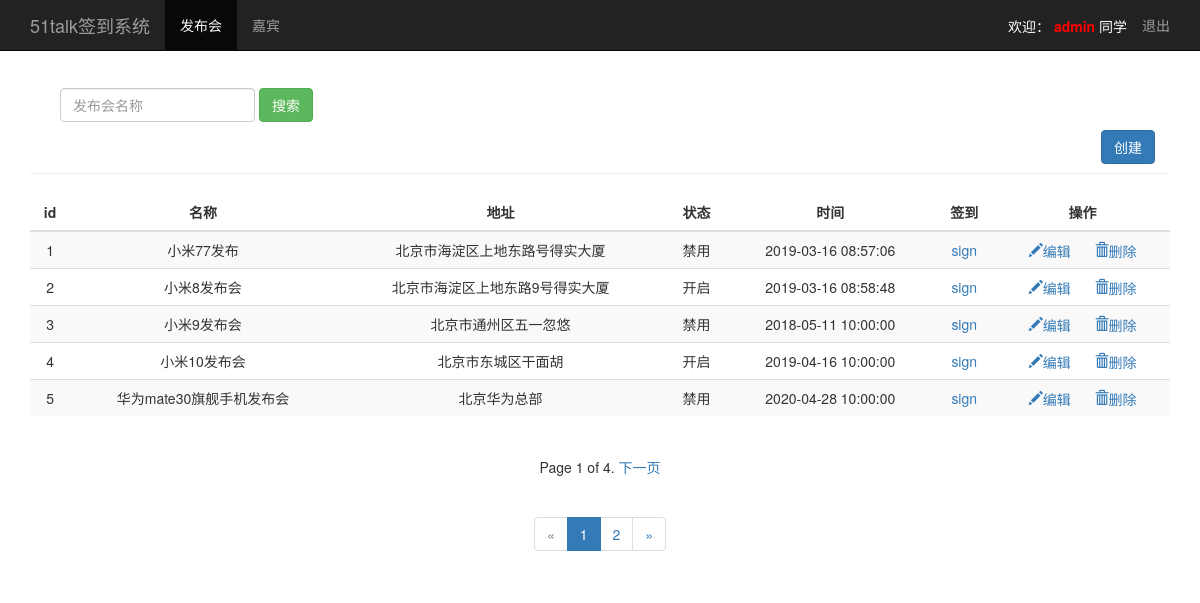
The page /event_manage/ (signed in) on the database its author committed.
### sign/models.py (models this page shows, shortened)
class Event(models.Model):
    name = models.CharField("发布会名称",max_length=100)
    limit = models.IntegerField("发布会人数")
    status = models.BooleanField("发布会状态")
    address = models.CharField("发布会地址",max_length=200)
    start_time = models.DateTimeField("发布会时间")
    create_time = models.DateTimeField(auto_now=True)
    class Meta:
        ordering = ['-id']

### sign/views.py (the view)
# urls.py: path('event_manage/',views.event_manage),
@login_required
def event_manage(request):
    username = request.session.get('user','')
    events = Event.objects.order_by('id') #按照id升序
    paginator = Paginator(events,5)
    paginator_count = paginator.count
    paginator_num_pages = paginator.num_pages
    l1 = []
    for n1 in range (1,paginator_num_pages+1):
        l1.append(n1)
    page = request.GET.get('page')
    try:
        contacts = paginator.page(page)
        print ("contacts---------->1",contacts)
    except PageNotAnInteger:
        contacts = paginator.page(1)
        print ("contacts---------->2",contacts)
    except EmptyPage:
        contacts = paginator.page(paginator.num_pages)
        print ("contacts---------->3",contacts)
    print("contacts---------->4", contacts)
    return render(request,"event_manage.html",{"user":username,"events":contacts,
                                               "type":"list","search_result":"result_data",
                                               "nums":l1,"page":page})

### sign/templates/event_manage.html (shortened to what this page needs)
<!DOCTYPE html>
<html lang="zh-CN">
  <head>
      {% load bootstrap3 %}
      {% bootstrap_css %}
  </head>
<body>
      <nav class="navbar navbar-fixed-top navbar-inverse">
          <div class="container">
              <div class="navbar-header">
                  <a class="navbar-brand" href="/event_manage/">51talk签到系统</a>
              </div>
              <div id="navbar" class="collapse navbar-collapse">
                  <ul class="nav navbar-nav">
                      <li class="active">
                        <a href="/event_manage/">发布会</a>
                      </li>
                      <li>
                        <a href="/guest_manage/">嘉宾</a>
                      </li>
                  </ul>
                  <ul class="nav navbar-nav navbar-right">
                      <li>
                          <div style="margin-top: 16px;color:white;">欢迎：
                              <span style="font-weight:bold;color:red;"> {{ user }} </span>
                              <span> 同学</span>
                          </div>
                      </li>
                      <li>
                        <a href="/logout/">退出</a>
                      </li>
                  </ul>
              </div>
          </div>
      </nav>
      {% if type == "list" %}
      <div class="container theme-showcase" role="main">
          <div class="page-header" style="margin-top: 80px;">
               <div id="navbar1" class="navbar-collapse collapse">
                  <form class="navbar-form" method="get" action="/search_name/">
                      <div class="form-group">
                          <input name="name" type="tel" placeholder="发布会名称" class="form-control">
                      </div>
                      <button type="submit" class="btn btn-success">搜索</button>
                  </form>
                  <button class="btn btn-primary" name="submit" style="float:right;"
                          onclick="location.href='/event_manage/add_event/'">创建
                  </button>
               </div>
          </div>
          <div class="row">
              <div class="col-md-6" style="width:1170px;">
                  <table class="table table-striped" style="text-align:center">
                      <thead>
                          <tr>
                              <th style="text-align: center;vertical-align: middle">id</th>
                              <th style="text-align: center;vertical-align: middle">名称</th>
                              <th style="text-align: center;vertical-align: middle">地址</th>
                              <th style="text-align: center;vertical-align: middle">状态</th>
                              <th style="text-align: center;vertical-align: middle">时间</th>
                              <th style="text-align: center;vertical-align: middle">签到</th>
                              <th style="text-align: center;vertical-align: middle">操作</th>
                          </tr>
                      </thead>
                      <tbody>
                          {% for event in events %}
                              <tr>
                                  <td>{{ event.id}}</td>
                                  <td>{{ event.name}}</td>
                                  <td>{{ event.address}}</td>
                                  <td>{% if event.status == True %}
                                      <span>开启</span>
                                      {% elif event.status == False %}
                                      <span>禁用</span>
                                      {% endif %}
                                  </td>
                                  <td>{{ event.start_time | date:"Y-m-d H:i:s" }}</td>
                                  <td><a href="/sign_index/{{ event.id }}/" target="{{ event.id }}_blank">sign</a></td>
                                  <td>
                                      <a href="/event_manage/edit_event/{{ event.id }}/">
                                          <i class="glyphicon glyphicon-pencil">编辑</i>
                                      </a>
                                      <a href="#" style="margin-left:20px;">
                                          <i class="glyphicon glyphicon-trash">删除</i>
                                      </a>
                                  </td>
                              </tr>
                          {% endfor %}
                      </tbody>
                  </table>
              </div>
          </div>
     </div>
     {% endif %}
      <div class="container-fluid">
          <div class="col-sm-9 col-sm-offset-3 col-md-10 col-md-offset-2 main">
          </div>
      </div>
      <div style="text-align: center;">
          <div class="pagination">
              <span class="step-links">
                  {% if events %}
                      <span class="current">
                          Page {{ events.number }} of {{ events.paginator.num_pages }}.
                      </span>
                  {% endif %}
                  {% if events.has_next %}
                      {% if name %}
                          <a href="?name={{ name }}&page={{ events.next_page_number}}">下一页</a>
                      {% else %}
                          <a href="?page={{ events.next_page_number }}">下一页</a>
                      {% endif %}
                  {% endif %}
              </span>
          </div>
      </div>
      {% if search_result == "result_data" %}
          <div class="container" style="text-align: center;">
              <div class="pagination">
                  {% if events %}
                      {% if events.has_previous %}
                          <li class="active"><a href="?name={{ name }}&page={{ events.number}}">{{ events.number}}</a></li>
                      {% else %}
                          {% if name %}
                              <li class="disabled"><a href="#">&laquo;</a></li>
                              <li class="active"><a href="?name={{ name }}&page={{ events.number}}">{{ events.number}}</a></li>
                          {% else %}
                              <li class="disabled"><a href="#">&laquo;</a></li>
                              <li class="active"><a href="?page={{ events.number}}">{{ events.number}}</a></li>
                          {% endif %}
                      {% endif %}
                  {% endif %}
                  {% if events.has_next %}
                      {% if name %}
                          <li><a href="?name={{ name }}&page={{ events.next_page_number}}">{{ events.next_page_number}}</a></li>
                          <li><a href="?name={{ name }}&page={{ events.next_page_number}}">&raquo;</a></li>
                      {% else %}
                          <li><a href="?page={{ events.next_page_number}}">{{ events.next_page_number}}</a></li>
                          <li><a href="?page={{ events.next_page_number}}">&raquo;</a></li>
                      {% endif %}
                  {% else %}
                      <li class="disabled"><a href="#">&raquo;</a></li>
                  {% endif %}
          </div>
      {% endif %}
</body>
</html>

### rows shown on the page
Event: id "1", name "小米77发布", address "北京市海淀区上地东路号得实大厦", status "禁用", start_time "2019-03-16 08:57:06"
Event: id "2", name "小米8发布会", address "北京市海淀区上地东路9号得实大厦", status "开启", start_time "2019-03-16 08:58:48"
Event: id "3", name "小米9发布会", address "北京市通州区五一忽悠", status "禁用", start_time "2018-05-11 10:00:00"
Event: id "4", name "小米10发布会", address "北京市东城区干面胡", status "开启", start_time "2019-04-16 10:00:00"
Event: id "5", name "华为mate30旗舰手机发布会", address "北京华为总部", status "禁用", start_time "2020-04-28 10:00:00"

### other values the page prints
{{ user }} "admin"
{{ events.number }} "1"
{{ events.paginator.num_pages }} "4"
{{ events.next_page_number }} "2"
